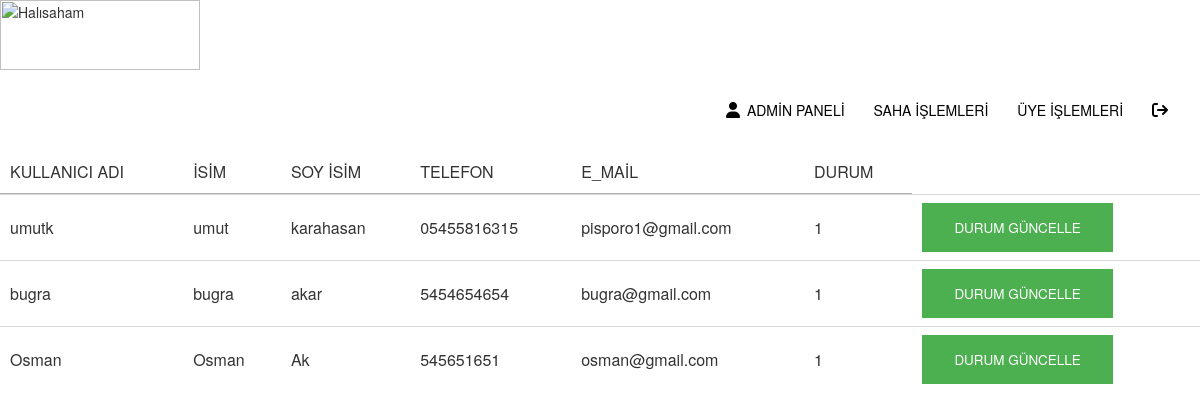
The page /admin/uyeoptions.php on the database its author committed.
### tables this page shows
CREATE TABLE `users` (
  `id` int NOT NULL,
  `username` varchar(50) NOT NULL,
  `ad` varchar(50) NOT NULL,
  `soyad` varchar(50) NOT NULL,
  `tel` varchar(50) NOT NULL,
  `email` varchar(50) NOT NULL,
  `sifre` varchar(50) NOT NULL,
  `perm` varchar(50) NOT NULL DEFAULT 'user',
  `status` tinyint(1) NOT NULL DEFAULT '0'
);

### htdocs/admin/uyeoptions.php (the view, shortened to what this page needs)
<html lang="tr">
<head>
    <link rel="stylesheet" href="stylem.css">
    <link rel="stylesheet" href="https://maxcdn.bootstrapcdn.com/bootstrap/3.4.1/css/bootstrap.min.css">
    <link rel="stylesheet" type="text/css" href="https://cdn.datatables.net/1.12.1/css/jquery.dataTables.css">
</head>
<body>
<section id="menu" >
    <div id="logo" >   <img src="/img/logo.jpg" width="200" height="70" alt="Halısaham" />
    </div>
    <nav>
        <a style="color: black" href="admin.php"><i class="fa-solid fa-user ikon"></i>ADMİN PANELİ</a>
        <a style="color: black" href="sahaoptions.php">SAHA İŞLEMLERİ</a>
        <a style="color: black" href="uyeoptions.php">ÜYE İŞLEMLERİ</a>
        <a style="color: black" href="logout.php"><i class="fa-solid fa-arrow-right-from-bracket ikon"></i></a>
    </nav>
</section>
<?php
$con=mysqli_connect("localhost","root","root","halisaha");
?>
<div class="" >
    <table class="display" id="myTable" >
        <thead>
        <tr>
            <td>KULLANICI ADI</td>
            <td>İSİM</td>
            <td>SOY İSİM</td>
            <td>TELEFON</td>
            <td>E_MAİL</td>
            <td>DURUM</td>
        </tr>
        </thead>
        <tbody>
        <?php
        $query="select * from users ";
        $r = mysqli_query($con,$query);
        while($row=mysqli_fetch_assoc($r)){
            ?>
            <form action="status.php" method="post">
                <tr>
                    <td><?php echo $row['username']?></td>
                    <td><?php echo $row['ad']?></td>
                    <td><?php echo $row['soyad']?></td>
                    <td><?php echo $row['tel']?></td>
                    <td><?php echo $row['email']?></td>
                    <td><?php echo $row['status']?></td>
                    <td><a class="button" href="ustatus.php?id=<?php echo $row['id']?>">DURUM GÜNCELLE</a></td>
                </tr>
            </form>
            <?php
        }
        ?>
        </tbody>
    </table>
</div>
</body>
</html>

### htdocs/admin/stylem.css (style rules this page uses)
* { box-sizing: border-box; }
body { font-family: 'Nunito', sans-serif; margin: 0; background-color: #4CAF50 ; background-size: cover; background-position: center; }
nav { float: right; line-height: 80px; }
nav a:link { text-decoration: none; margin-right: 25px; color :floralwhite; }
.ikon { margin-right: 7px; font-size: 16px; }

### htdocs/admin/uyeoptions.php (style rules this page uses)
.button { background-color: #4CAF50; border: none; color: white; padding: 15px 32px; text-align: center; text-decoration: none; display: inline-block; font-size: 13.5px; }

### rows shown on the page
users: username "umutk", ad "umut", soyad "karahasan", tel "05455816315", email "pisporo1@gmail.com", status "1"
users: username "bugra", ad "bugra", soyad "akar", tel "5454654654", email "bugra@gmail.com", status "1"
users: username "Osman", ad "Osman", soyad "Ak", tel "545651651", email "osman@gmail.com", status "1"
